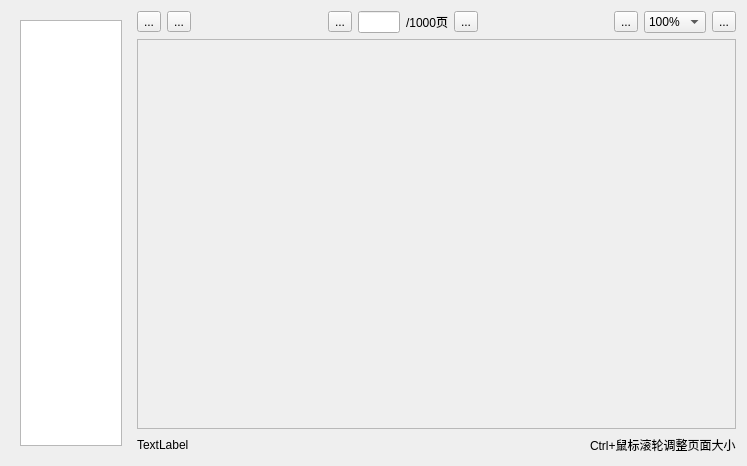
<?xml version="1.0" encoding="UTF-8"?>
<ui version="4.0">
 <class>widgetReadPDF</class>
 <widget class="QWidget" name="widgetReadPDF">
  <property name="geometry">
   <rect>
    <x>0</x>
    <y>0</y>
    <width>747</width>
    <height>466</height>
   </rect>
  </property>
  <property name="minimumSize">
   <size>
    <width>600</width>
    <height>400</height>
   </size>
  </property>
  <property name="maximumSize">
   <size>
    <width>16777215</width>
    <height>16777215</height>
   </size>
  </property>
  <property name="windowTitle">
   <string>Form</string>
  </property>
  <layout class="QHBoxLayout" name="horizontalLayout_7" stretch="2,10">
   <item>
    <widget class="QWidget" name="widget" native="true">
     <layout class="QVBoxLayout" name="verticalLayout">
      <item>
       <widget class="QListWidget" name="listWidget"/>
      </item>
     </layout>
    </widget>
   </item>
   <item>
    <layout class="QVBoxLayout" name="verticalLayout_2">
     <item>
      <layout class="QHBoxLayout" name="horizontalLayout">
       <item>
        <layout class="QHBoxLayout" name="horizontalLayout_6">
         <item>
          <widget class="QToolButton" name="btn_Download">
           <property name="text">
            <string>...</string>
           </property>
           <property name="icon">
            <iconset>
             <normalon>:/img/img/download.png</normalon>
            </iconset>
           </property>
          </widget>
         </item>
         <item>
          <widget class="QToolButton" name="btn_Print">
           <property name="text">
            <string>...</string>
           </property>
           <property name="icon">
            <iconset>
             <normalon>:/img/img/print.png</normalon>
            </iconset>
           </property>
          </widget>
         </item>
         <item>
          <spacer name="horizontalSpacer">
           <property name="orientation">
            <enum>Qt::Horizontal</enum>
           </property>
           <property name="sizeHint" stdset="0">
            <size>
             <width>40</width>
             <height>20</height>
            </size>
           </property>
          </spacer>
         </item>
         <item>
          <layout class="QHBoxLayout" name="horizontalLayout_5">
           <item>
            <widget class="QToolButton" name="btn_PageUp">
             <property name="text">
              <string>...</string>
             </property>
             <property name="icon">
              <iconset>
               <normalon>:/img/img/PageUp.png</normalon>
              </iconset>
             </property>
            </widget>
           </item>
           <item>
            <layout class="QHBoxLayout" name="horizontalLayout_4">
             <item>
              <widget class="QLineEdit" name="lineEdit_CurrentPage">
               <property name="maximumSize">
                <size>
                 <width>42</width>
                 <height>16777215</height>
                </size>
               </property>
              </widget>
             </item>
             <item>
              <widget class="QLabel" name="label_pages">
               <property name="maximumSize">
                <size>
                 <width>42</width>
                 <height>16777215</height>
                </size>
               </property>
               <property name="text">
                <string>/1000页</string>
               </property>
              </widget>
             </item>
            </layout>
           </item>
           <item>
            <widget class="QToolButton" name="btn_PageDown">
             <property name="text">
              <string>...</string>
             </property>
             <property name="icon">
              <iconset>
               <normalon>:/img/img/PageDown.png</normalon>
              </iconset>
             </property>
            </widget>
           </item>
          </layout>
         </item>
         <item>
          <spacer name="horizontalSpacer_2">
           <property name="orientation">
            <enum>Qt::Horizontal</enum>
           </property>
           <property name="sizeHint" stdset="0">
            <size>
             <width>40</width>
             <height>20</height>
            </size>
           </property>
          </spacer>
         </item>
         <item>
          <layout class="QHBoxLayout" name="horizontalLayout_3">
           <item>
            <widget class="QToolButton" name="btn_ZoomSamller">
             <property name="text">
              <string>...</string>
             </property>
             <property name="icon">
              <iconset>
               <normalon>:/img/img/ZoomSmaller.png</normalon>
              </iconset>
             </property>
            </widget>
           </item>
           <item>
            <widget class="QComboBox" name="comboBox_factor">
             <property name="maximumSize">
              <size>
               <width>100</width>
               <height>16777215</height>
              </size>
             </property>
             <property name="currentIndex">
              <number>5</number>
             </property>
             <item>
              <property name="text">
               <string>200%</string>
              </property>
             </item>
             <item>
              <property name="text">
               <string>180%</string>
              </property>
             </item>
             <item>
              <property name="text">
               <string>160%</string>
              </property>
             </item>
             <item>
              <property name="text">
               <string>140%</string>
              </property>
             </item>
             <item>
              <property name="text">
               <string>120%</string>
              </property>
             </item>
             <item>
              <property name="text">
               <string>100%</string>
              </property>
             </item>
             <item>
              <property name="text">
               <string>80%</string>
              </property>
             </item>
             <item>
              <property name="text">
               <string>60%</string>
              </property>
             </item>
             <item>
              <property name="text">
               <string>40%</string>
              </property>
             </item>
             <item>
              <property name="text">
               <string>20%</string>
              </property>
             </item>
            </widget>
           </item>
           <item>
            <widget class="QToolButton" name="btn_ZoomLarger">
             <property name="text">
              <string>...</string>
             </property>
             <property name="icon">
              <iconset>
               <normalon>:/img/img/ZoomLarger.png</normalon>
              </iconset>
             </property>
            </widget>
           </item>
          </layout>
         </item>
        </layout>
       </item>
      </layout>
     </item>
     <item>
      <widget class="QScrollArea" name="showArea">
       <property name="widgetResizable">
        <bool>true</bool>
       </property>
       <widget class="QWidget" name="scrollAreaWidgetContents">
        <property name="geometry">
         <rect>
          <x>0</x>
          <y>0</y>
          <width>598</width>
          <height>382</height>
         </rect>
        </property>
       </widget>
      </widget>
     </item>
     <item>
      <layout class="QHBoxLayout" name="horizontalLayout_2">
       <item>
        <widget class="QLabel" name="label_FileStatus">
         <property name="text">
          <string>TextLabel</string>
         </property>
        </widget>
       </item>
       <item>
        <spacer name="horizontalSpacer_4">
         <property name="orientation">
          <enum>Qt::Horizontal</enum>
         </property>
         <property name="sizeHint" stdset="0">
          <size>
           <width>40</width>
           <height>20</height>
          </size>
         </property>
        </spacer>
       </item>
       <item>
        <widget class="QLabel" name="label">
         <property name="layoutDirection">
          <enum>Qt::RightToLeft</enum>
         </property>
         <property name="text">
          <string>Ctrl+鼠标滚轮调整页面大小</string>
         </property>
        </widget>
       </item>
      </layout>
     </item>
    </layout>
   </item>
  </layout>
 </widget>
 <resources>
  <include location="../CakeDM.qrc"/>
 </resources>
 <connections/>
</ui>
